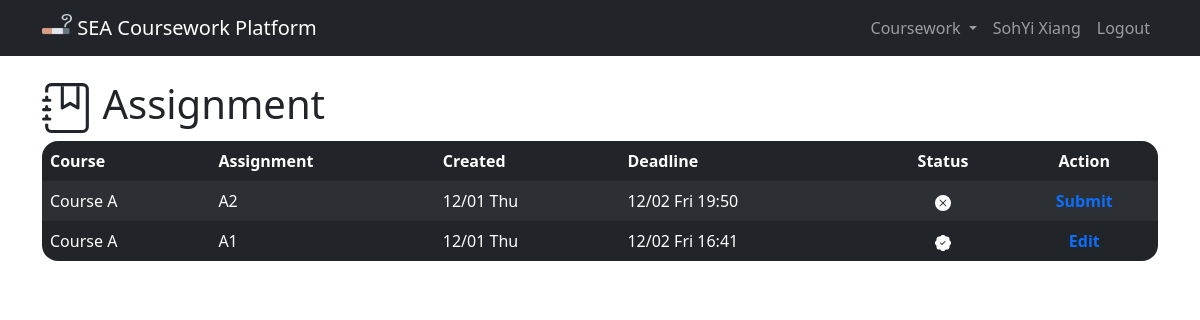
Screenshot of / (signed in) with the database file from the repository.
### coursework/models.py (models this page shows)
class User(AbstractUser):
    STATUS = (
        ("Student", "Student"),
        ("Teaching Assistant", "Teaching Assistant"),
        ("Teacher", "Teacher")
    )
    status = models.CharField(
        max_length=18,
        choices=STATUS,
        default="Student"
    )
    is_email_verified = models.BooleanField(default=False)

class Assignment(models.Model):
    coursework = models.ForeignKey(
        Coursework,
        on_delete=models.PROTECT,
        related_name="assignment"
    )
    title = models.CharField(max_length=128)
    created_on = models.DateTimeField(auto_now_add=True)
    deadline = models.DateTimeField()
    def __str__(self):
        return self.title
    class Meta:
        ordering = ["coursework", "-created_on"]

class Coursework(models.Model):
    course = models.OneToOneField(
        Course,
        on_delete=models.PROTECT,
        unique=True,
        related_name="coursework_name"
    )
    taken_person = models.ManyToManyField(
        User,
        blank=True,
        related_name="coursework_taken"
    )
    def __str__(self):
        return self.course.name
    class Meta:
        ordering = ["course"]

class Course(models.Model):
    name = models.CharField(max_length=60)
    def __str__(self):
        return self.name
    class Meta:
        ordering = ["name"]

### coursework/views.py (the view)
# urls.py: path("", views.index, name="index"),
@login_required
def index(request):
    return render(request, "coursework/index.html", {
        "assignments": Assignment.objects.filter(coursework__taken_person=request.user)
    })

### coursework/templates/coursework/index.html (shortened to what this page needs)
{% extends "coursework/layout.html" %}
{% block body %}
<h1>
  Assignment
</h1>
<table class="table table-dark table-striped table-hover table-borderless">
  <thead>
    <tr>
      <th scope="col">Course</th>
      <th scope="col">Assignment</th>
      <th scope="col">Created</th>
      <th scope="col">Deadline</th>
      <th scope="col" class="text-center">Status</th>
      <th scope="col" class="text-center">Action</th>
    </tr>
  </thead>
  <tbody>
    {% for assignment in assignments %}
    <tr>
      <td>{{ assignment.coursework }}</td>
      <td>{{ assignment }}</td>
      <td>{{ assignment.created_on|date:'n/d D' }}</td>
      <td>{{ assignment.deadline|date:'n/d D G:i' }}</td>
      <td class="text-center">
      </td>
      <td class="text-center">
        {% if assignment.status.all %}
        <a href="{% url 'edit_assignment' assignment.coursework.id assignment.id %}"
          class="text-decoration-none fw-bold">
          Edit
        </a>
        {% else %}
        <a href="{% url 'assignment_view' assignment.coursework.id assignment.id %}"
          class="text-decoration-none fw-bold">
          Submit
        </a>
        {% endif %}
      </td>
    </tr>
    {% empty %}
    <tr>
      <td colspan="6">No assignment at the moment...</td>
    </tr>
    {% endfor %}
  </tbody>
</table>
{% endblock %}

### coursework/templates/coursework/layout.html (shortened to what this page needs)
{% load static %}
<!DOCTYPE html>
<html lang="en">
<head>
  <link href="https://cdn.jsdelivr.net/npm/bootstrap@5.2.3/dist/css/bootstrap.min.css" rel="stylesheet"
>
  <link rel="stylesheet" href="{% static 'coursework/styles.css' %}">
</head>
<body>
  <nav class="navbar navbar-expand-lg navbar-dark bg-dark fixed-top">
    <div class="container">
      <a class="navbar-brand" href="{% url 'index' %}">
        <img src="{% static 'coursework/favicon.ico' %}" alt="Logo" width="30" height="24"
          class="d-inline-block align-text-top">
        SEA Coursework Platform
      </a>
      <div class="collapse navbar-collapse" id="navbarSupportedContent">
        <ul class="navbar-nav">
          {% if user.is_authenticated %}
          <li class="nav-item dropdown">
            <a class="nav-link dropdown-toggle" href="#" role="button" data-bs-toggle="dropdown" aria-expanded="false">
              Coursework
            </a>
          </li>
          <li class="nav-item"><a class="nav-link" href="#">{{ user.last_name }}{{ user.first_name }}</a></li>
          <li class="nav-item"><a class="nav-link" href="{% url 'logout' %}">Logout</a></li>
          {% else %}
          <li class="nav-item"><a class="nav-link" href="{% url 'register' %}">Register</a></li>
          <li class="nav-item"><a class="nav-link" href="{% url 'login' %}">Login</a></li>
          {% endif %}
        </ul>
      </div>
    </div>
  </nav>
  <div class="container dodge-nav">
    {% block body %}
    {% endblock %}
  </div>
</body>
</html>

### coursework/static/coursework/styles.css (style rules this page uses)
.dodge-nav { margin-top: 5rem; }
th:first-child { border-top-left-radius: 1rem; }
th:last-child { border-top-right-radius: 1rem; }
tr:last-child td:first-child { border-bottom-left-radius: 1rem; }
tr:last-child td:last-child { border-bottom-right-radius: 1rem; }

### rows the page displays
User: last_name "Soh", first_name "Yi Xiang"
Assignment: coursework "Course A", title "A2", created_on "12/01 Thu", deadline "12/02 Fri 19:50", shows "Submit"
Assignment: coursework "Course A", title "A1", created_on "12/01 Thu", deadline "12/02 Fri 16:41", shows "Edit"
